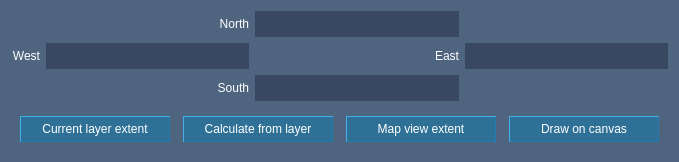
<?xml version="1.0" encoding="UTF-8"?>
<ui version="4.0">
 <class>QgsExtentGroupBoxWidget</class>
 <widget class="QWidget" name="QgsExtentGroupBoxWidget">
  <property name="geometry">
   <rect>
    <x>0</x>
    <y>0</y>
    <width>679</width>
    <height>161</height>
   </rect>
  </property>
  <property name="windowTitle">
   <string>Form</string>
  </property>
  <property name="styleSheet">
   <string notr="true">QWidget{
	color:#ffffff;
	background-color:#4f647f;
}
</string>
  </property>
  <layout class="QVBoxLayout" name="verticalLayout">
   <item>
    <layout class="QGridLayout" name="gridLayout_4">
     <item row="0" column="1">
      <widget class="QLabel" name="mYMaxLabel">
       <property name="styleSheet">
        <string notr="true">QLabel{
	color:#ffffff;
	background-color:transparent;
}</string>
       </property>
       <property name="text">
        <string>North</string>
       </property>
       <property name="alignment">
        <set>Qt::AlignRight|Qt::AlignTrailing|Qt::AlignVCenter</set>
       </property>
      </widget>
     </item>
     <item row="0" column="2">
      <widget class="QLineEdit" name="mYMaxLineEdit">
       <property name="minimumSize">
        <size>
         <width>0</width>
         <height>26</height>
        </size>
       </property>
       <property name="styleSheet">
        <string notr="true">QLineEdit{
	color:#ffffff;
	background-color:#384861;
	border:0px;
}

QLineEdit:hover{
	color:#ffffff;
	background-color:#384861;
	border:1px solid #2ba3e7;
}</string>
       </property>
       <property name="text">
        <string/>
       </property>
      </widget>
     </item>
     <item row="2" column="1">
      <widget class="QLabel" name="mYMinLabel">
       <property name="styleSheet">
        <string notr="true">QLabel{
	color:#ffffff;
	background-color:transparent;
}</string>
       </property>
       <property name="text">
        <string>South</string>
       </property>
       <property name="alignment">
        <set>Qt::AlignRight|Qt::AlignTrailing|Qt::AlignVCenter</set>
       </property>
      </widget>
     </item>
     <item row="2" column="2">
      <widget class="QLineEdit" name="mYMinLineEdit">
       <property name="minimumSize">
        <size>
         <width>0</width>
         <height>26</height>
        </size>
       </property>
       <property name="styleSheet">
        <string notr="true">QLineEdit{
	color:#ffffff;
	background-color:#384861;
	border:0px;
}

QLineEdit:hover{
	color:#ffffff;
	background-color:#384861;
	border:1px solid #2ba3e7;
}</string>
       </property>
      </widget>
     </item>
     <item row="1" column="1">
      <widget class="QLineEdit" name="mXMinLineEdit">
       <property name="minimumSize">
        <size>
         <width>0</width>
         <height>26</height>
        </size>
       </property>
       <property name="styleSheet">
        <string notr="true">QLineEdit{
	color:#ffffff;
	background-color:#384861;
	border:0px;
}

QLineEdit:hover{
	color:#ffffff;
	background-color:#384861;
	border:1px solid #2ba3e7;
}</string>
       </property>
      </widget>
     </item>
     <item row="1" column="0">
      <widget class="QLabel" name="mXMinLabel">
       <property name="styleSheet">
        <string notr="true">QLabel{
	color:#ffffff;
	background-color:transparent;
}</string>
       </property>
       <property name="text">
        <string>West</string>
       </property>
       <property name="alignment">
        <set>Qt::AlignRight|Qt::AlignTrailing|Qt::AlignVCenter</set>
       </property>
      </widget>
     </item>
     <item row="1" column="3">
      <widget class="QLineEdit" name="mXMaxLineEdit">
       <property name="minimumSize">
        <size>
         <width>0</width>
         <height>26</height>
        </size>
       </property>
       <property name="styleSheet">
        <string notr="true">QLineEdit{
	color:#ffffff;
	background-color:#384861;
	border:0px;
}

QLineEdit:hover{
	color:#ffffff;
	background-color:#384861;
	border:1px solid #2ba3e7;
}</string>
       </property>
      </widget>
     </item>
     <item row="1" column="2">
      <widget class="QLabel" name="mXMaxLabel">
       <property name="styleSheet">
        <string notr="true">QLabel{
	color:#ffffff;
	background-color:transparent;
}</string>
       </property>
       <property name="text">
        <string>East</string>
       </property>
       <property name="alignment">
        <set>Qt::AlignRight|Qt::AlignTrailing|Qt::AlignVCenter</set>
       </property>
      </widget>
     </item>
    </layout>
   </item>
   <item>
    <widget class="QWidget" name="widget_2" native="true">
     <layout class="QGridLayout" name="gridLayout">
      <item row="0" column="6">
       <widget class="QPushButton" name="mCurrentExtentButton">
        <property name="minimumSize">
         <size>
          <width>150</width>
          <height>26</height>
         </size>
        </property>
        <property name="styleSheet">
         <string notr="true">QPushButton{
	color:#ffffff;
	background-color:#2f7196;
	border-top:1px solid #44aeea;
	border-left:1px solid #44aeea;
	border-bottom:1px solid #217cb1;
	border-right:1px solid #217cb1;
}

QPushButton:hover{
	color:#ffffff;
	background-color:#0f8dc8;
}

QPushButton:pressed{
	color:#ffffff;
	background-color:#256081;
	border:1px solid #44aeea;	
}</string>
        </property>
        <property name="text">
         <string>Map view extent</string>
        </property>
       </widget>
      </item>
      <item row="0" column="1">
       <spacer name="horizontalSpacer_3">
        <property name="orientation">
         <enum>Qt::Horizontal</enum>
        </property>
        <property name="sizeHint" stdset="0">
         <size>
          <width>40</width>
          <height>20</height>
         </size>
        </property>
       </spacer>
      </item>
      <item row="0" column="5">
       <spacer name="horizontalSpacer">
        <property name="orientation">
         <enum>Qt::Horizontal</enum>
        </property>
        <property name="sizeHint" stdset="0">
         <size>
          <width>40</width>
          <height>20</height>
         </size>
        </property>
       </spacer>
      </item>
      <item row="0" column="10">
       <spacer name="horizontalSpacer_2">
        <property name="orientation">
         <enum>Qt::Horizontal</enum>
        </property>
        <property name="sizeHint" stdset="0">
         <size>
          <width>40</width>
          <height>20</height>
         </size>
        </property>
       </spacer>
      </item>
      <item row="0" column="3">
       <widget class="QPushButton" name="mButtonCalcFromLayer">
        <property name="sizePolicy">
         <sizepolicy hsizetype="Minimum" vsizetype="Minimum">
          <horstretch>0</horstretch>
          <verstretch>0</verstretch>
         </sizepolicy>
        </property>
        <property name="minimumSize">
         <size>
          <width>150</width>
          <height>26</height>
         </size>
        </property>
        <property name="styleSheet">
         <string notr="true">QPushButton{
	color:#ffffff;
	background-color:#2f7196;
	border-top:1px solid #44aeea;
	border-left:1px solid #44aeea;
	border-bottom:1px solid #217cb1;
	border-right:1px solid #217cb1;
}

QPushButton:hover{
	color:#ffffff;
	background-color:#0f8dc8;
}

QPushButton:pressed{
	color:#ffffff;
	background-color:#256081;
	border:1px solid #44aeea;	
}</string>
        </property>
        <property name="text">
         <string>Calculate from layer</string>
        </property>
       </widget>
      </item>
      <item row="0" column="11">
       <widget class="QPushButton" name="mButtonDrawOnCanvas">
        <property name="sizePolicy">
         <sizepolicy hsizetype="Minimum" vsizetype="Minimum">
          <horstretch>0</horstretch>
          <verstretch>0</verstretch>
         </sizepolicy>
        </property>
        <property name="minimumSize">
         <size>
          <width>150</width>
          <height>26</height>
         </size>
        </property>
        <property name="styleSheet">
         <string notr="true">QPushButton{
	color:#ffffff;
	background-color:#2f7196;
	border-top:1px solid #44aeea;
	border-left:1px solid #44aeea;
	border-bottom:1px solid #217cb1;
	border-right:1px solid #217cb1;
}

QPushButton:hover{
	color:#ffffff;
	background-color:#0f8dc8;
}

QPushButton:pressed{
	color:#ffffff;
	background-color:#256081;
	border:1px solid #44aeea;	
}</string>
        </property>
        <property name="text">
         <string>Draw on canvas</string>
        </property>
       </widget>
      </item>
      <item row="0" column="0">
       <widget class="QPushButton" name="mOriginalExtentButton">
        <property name="minimumSize">
         <size>
          <width>150</width>
          <height>26</height>
         </size>
        </property>
        <property name="styleSheet">
         <string notr="true">QPushButton{
	color:#ffffff;
	background-color:#2f7196;
	border-top:1px solid #44aeea;
	border-left:1px solid #44aeea;
	border-bottom:1px solid #217cb1;
	border-right:1px solid #217cb1;
}

QPushButton:hover{
	color:#ffffff;
	background-color:#0f8dc8;
}

QPushButton:pressed{
	color:#ffffff;
	background-color:#256081;
	border:1px solid #44aeea;	
}</string>
        </property>
        <property name="text">
         <string>Current layer extent</string>
        </property>
       </widget>
      </item>
     </layout>
    </widget>
   </item>
  </layout>
 </widget>
 <tabstops>
  <tabstop>mYMaxLineEdit</tabstop>
  <tabstop>mXMinLineEdit</tabstop>
  <tabstop>mXMaxLineEdit</tabstop>
  <tabstop>mYMinLineEdit</tabstop>
  <tabstop>mOriginalExtentButton</tabstop>
  <tabstop>mButtonCalcFromLayer</tabstop>
  <tabstop>mCurrentExtentButton</tabstop>
  <tabstop>mButtonDrawOnCanvas</tabstop>
 </tabstops>
 <resources/>
 <connections/>
</ui>
